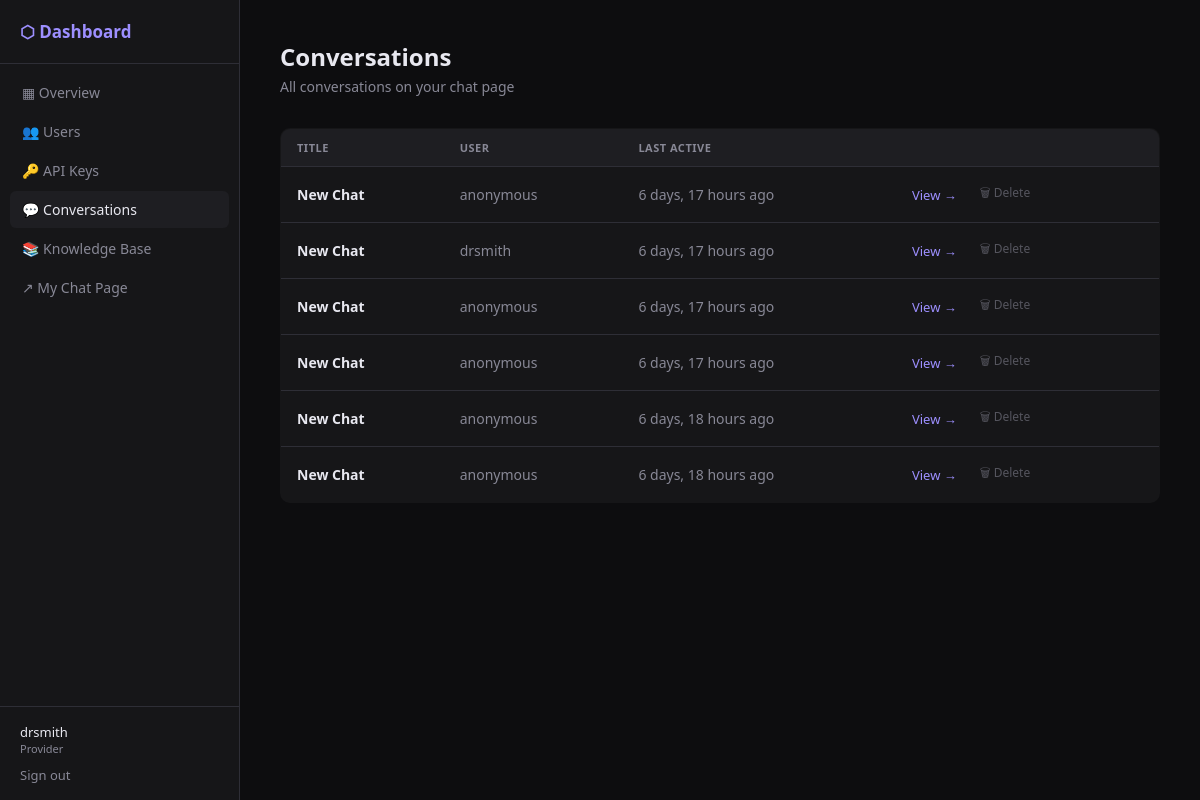
The page /dashboard/conversations/ (signed in) on the database as committed earlier.
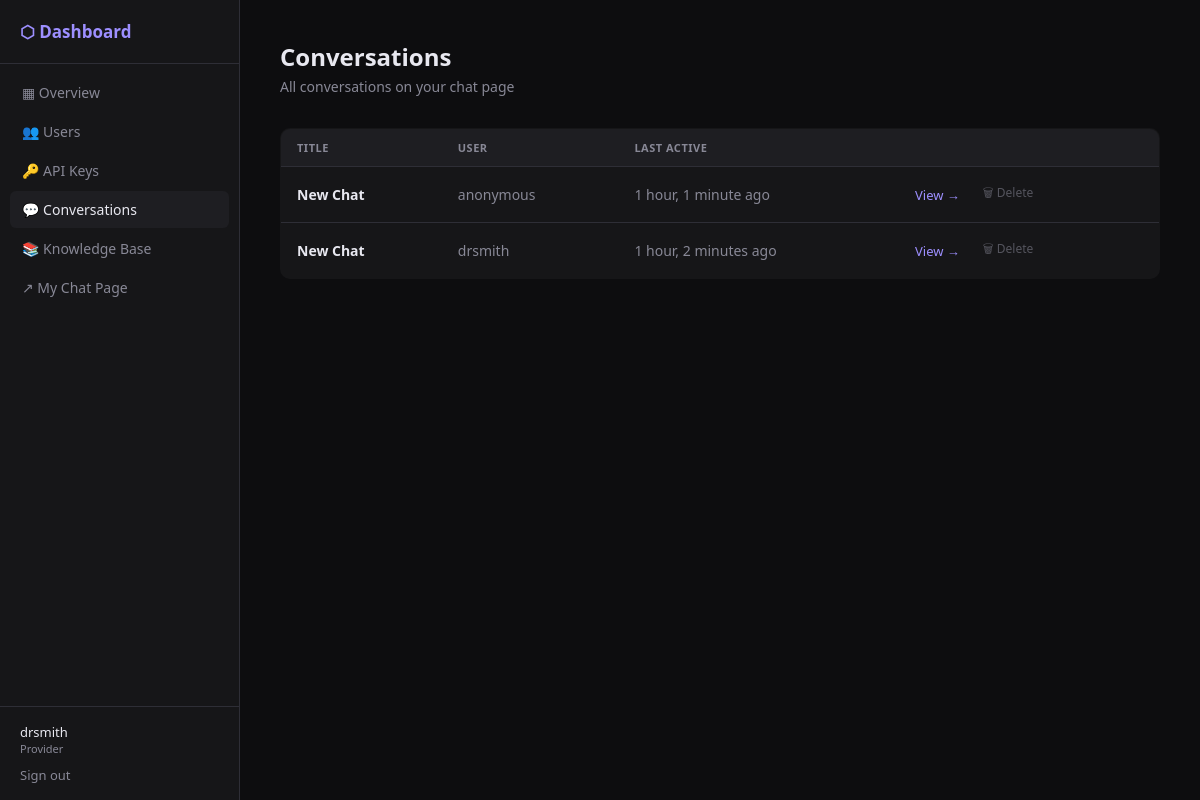
The same page on the database as committed later.
### chat/models.py (models this page shows, shortened)
class Conversation(models.Model):
    user = models.ForeignKey(User, on_delete=models.CASCADE, related_name='conversations', null=True, blank=True)
    session_key = models.CharField(max_length=40, blank=True, null=True)
    provider = models.ForeignKey(User, on_delete=models.CASCADE, related_name='hosted_conversations', null=True, blank=True)
    title = models.CharField(max_length=255, default='New Chat')
    system_prompt = models.TextField(blank=True, default='You are a helpful assistant.')
    created_at = models.DateTimeField(auto_now_add=True)
    updated_at = models.DateTimeField(auto_now=True)
    class Meta:
        ordering = ['-updated_at']

### accounts/models.py (models this page shows, shortened)
class User(AbstractUser):
    class Tier(models.TextChoices):
        A = 'A', 'Super Admin'
        B = 'B', 'Provider'
        C = 'C', 'End User'
    tier   = models.CharField(max_length=1, choices=Tier.choices, default=Tier.C)
    parent = models.ForeignKey(
        'self', null=True, blank=True,
        on_delete=models.SET_NULL,
        related_name='children',
    )
    slug = models.SlugField(unique=True, blank=True)

### dashboard/views.py (the view)
# urls.py: path('conversations/', views.DashboardConversationsView.as_view(), name='dashboard_conversations'),
class DashboardConversationsView(BtierRequiredMixin, View):
    def get(self, request):
        conversations = Conversation.objects.filter(
            provider=request.user
        ).order_by('-updated_at')
        return render(request, 'dashboard/conversations.html', {
            'conversations': conversations,
        })

### dashboard/views.py (called while the page is built)
    def dispatch(self, request, *args, **kwargs):
        if not request.user.is_authenticated:
            return self.handle_no_permission()
        if request.user.tier not in [User.Tier.A, User.Tier.B]:
            return redirect('chat_home')
        return super().dispatch(request, *args, **kwargs)

### templates/dashboard/conversations.html (shortened to what this page needs)
{% extends "dashboard/base.html" %}
{% block dashboard_content %}
<div class="d-header">
  <h1>Conversations</h1>
  <p>All conversations on your chat page</p>
</div>
<table>
  <thead>
    <tr><th>Title</th><th>User</th><th>Last Active</th><th></th></tr>
  </thead>
  <tbody>
    {% for conv in conversations %}
    <tr>
      <td><strong>{{ conv.title }}</strong></td>
      <td style="color:var(--text-muted)">{{ conv.user.username|default:"anonymous" }}</td>
      <td style="color:var(--text-muted)">{{ conv.updated_at|timesince }} ago</td>
      <td>
        <div class="actions">
          <a href="{% url 'dashboard_conversation_detail' conv.pk %}"
             style="font-size:13px;color:var(--accent-light)">View →</a>
          <form method="post" action="{% url 'dashboard_delete_conversation' conv.pk %}"
                style="margin:0" onsubmit="return confirm('Delete this conversation?')">
            <button type="submit" class="del-btn">🗑 Delete</button>
          </form>
        </div>
      </td>
    </tr>
    {% empty %}
    <tr><td colspan="4" class="empty">No conversations yet.</td></tr>
    {% endfor %}
  </tbody>
</table>
{% endblock %}

Rows that differ between the two databases and show on the page:
removed Conversation: title "New Chat", user.username "anonymous", updated_at "6 days, 17 hours"
removed Conversation: title "New Chat", user.username "drsmith", updated_at "6 days, 17 hours"
removed Conversation: title "New Chat", user.username "anonymous", updated_at "6 days, 17 hours"
removed Conversation: title "New Chat", user.username "anonymous", updated_at "6 days, 17 hours"
removed Conversation: title "New Chat", user.username "anonymous", updated_at "6 days, 18 hours"
removed Conversation: title "New Chat", user.username "anonymous", updated_at "6 days, 18 hours"
added Conversation: title "New Chat", user.username "anonymous", updated_at "1 hour, 1 minute"
added Conversation: title "New Chat", user.username "drsmith", updated_at "1 hour, 2 minutes"
